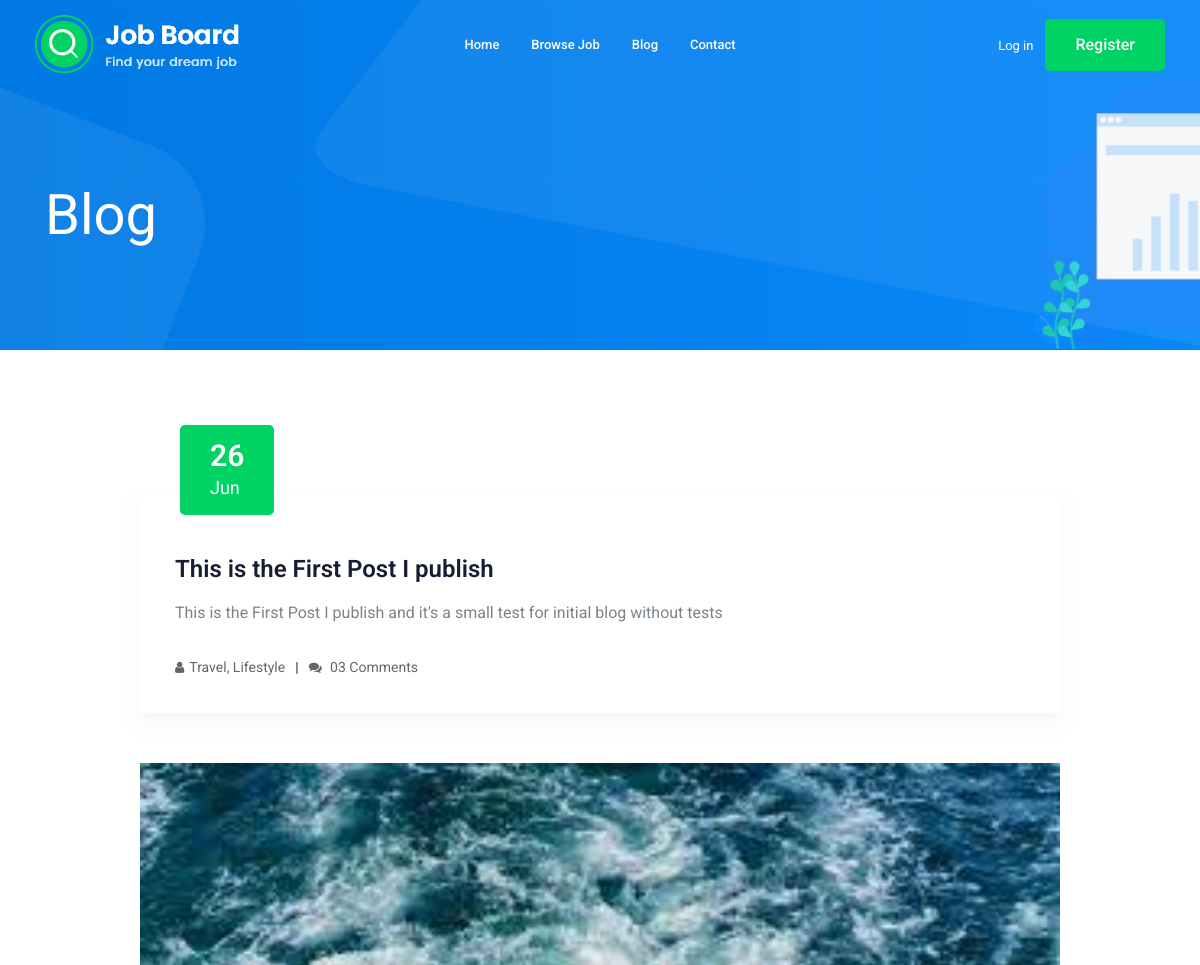
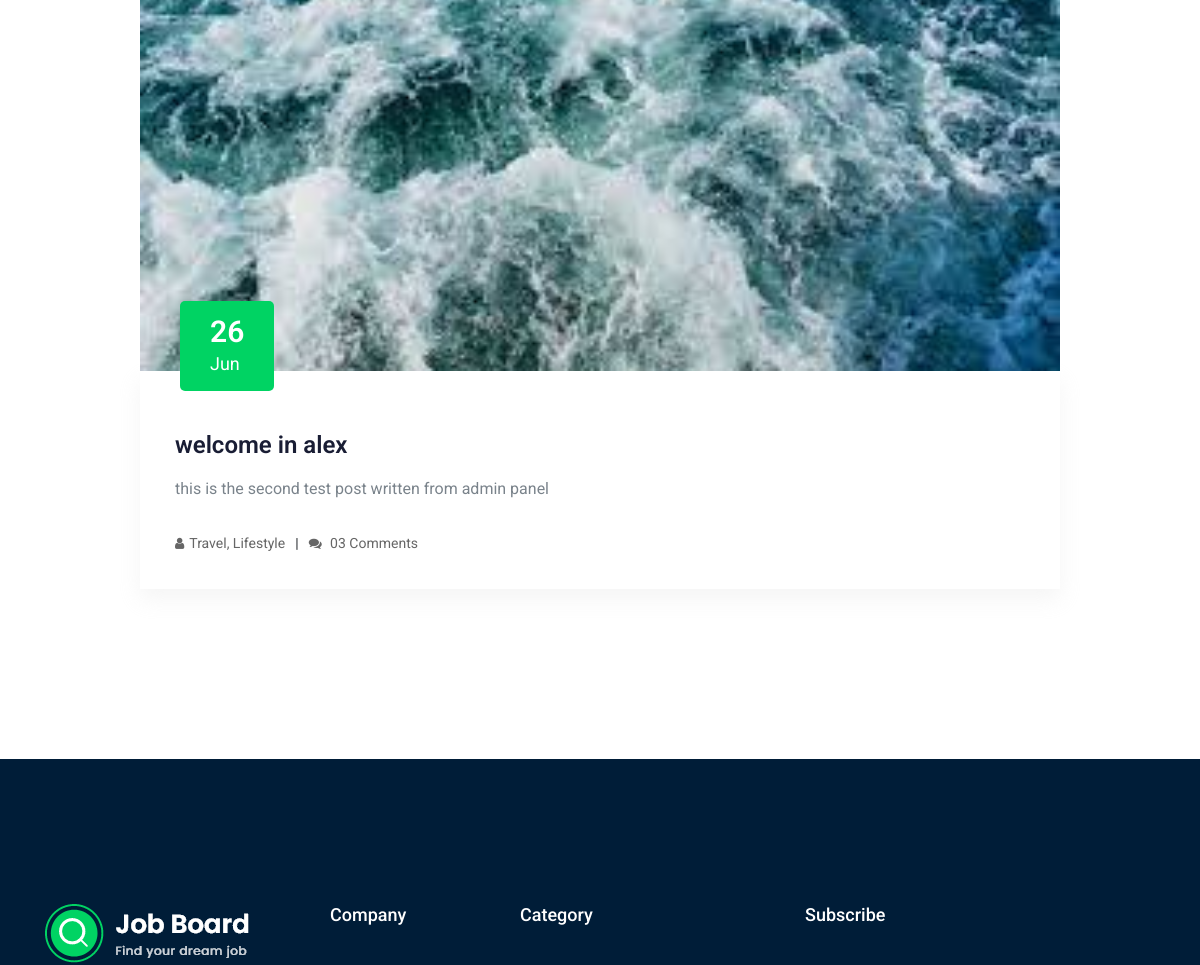
Page /blog/ (upper part) on the earlier database version (2 pictures, top to bottom).
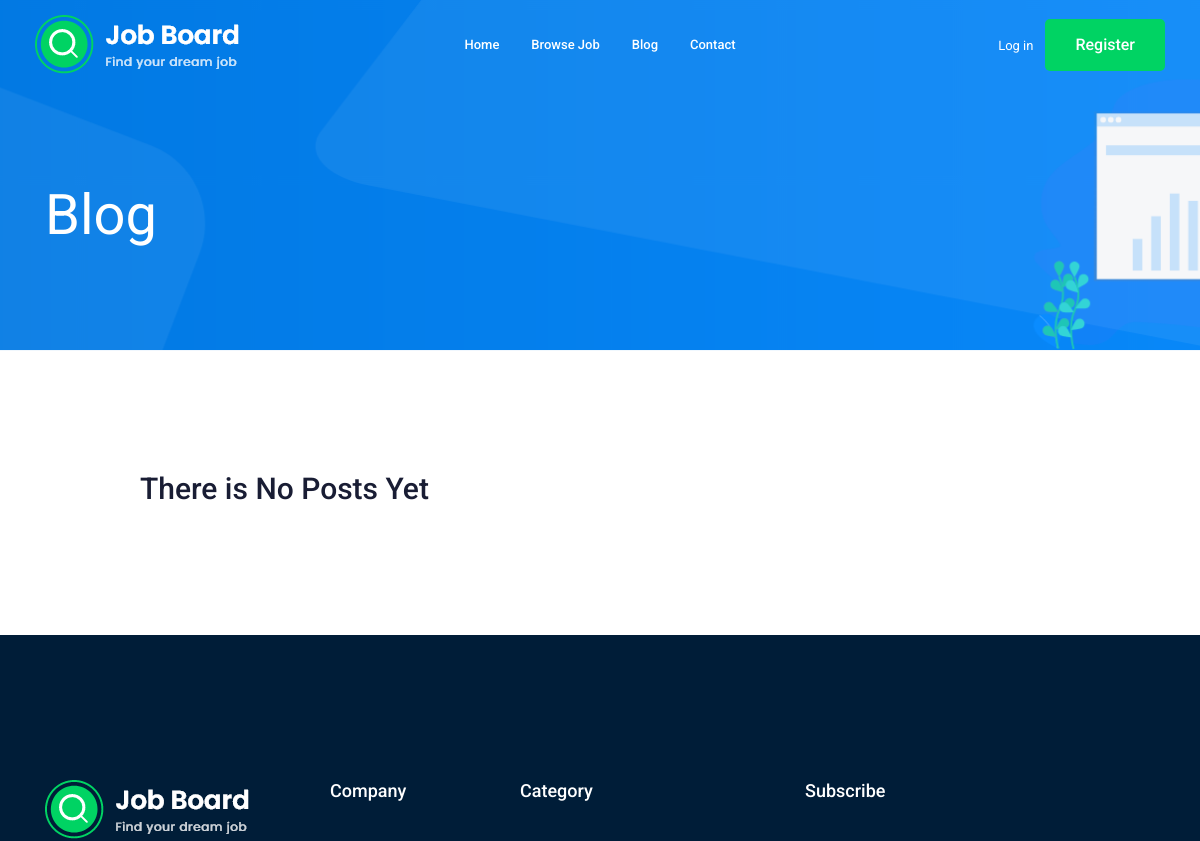
Same page on the later database version.
### blog/models.py (models this page shows, shortened)
class Post(models.Model):
	post_image = models.ImageField(upload_to=post_image,blank=True, null=True)
	publisher = models.ForeignKey(userTips, on_delete=models.CASCADE)
	post_title = models.CharField(max_length=150,blank=True, null=True)
	published_at = models.DateTimeField(auto_now=True)
	post_Content = models.TextField(max_length=2000,blank=True, null=True)

### blog/views.py (the view)
# urls.py: path("",views.blog,name="blog"),
def blog(request):
	return render(request, 'blog/blog.html', {'posts':Post.objects.all()})

### blog/templates/blog/blog.html
{% extends 'base.html' %}
{% load static %}
{% block headerElse %}
    <div class="bradcam_area bradcam_bg_1">
        <div class="container">
            <div class="row">
                <div class="col-xl-12">
                    <div class="bradcam_text">
                        <h3>
                            Blog
                        </h3>
                    </div>
                </div>
            </div>
        </div>
    </div>
{% endblock headerElse %}
{% block body %}
    <section class="blog_area section-padding">
        <div class="container">
            <div class="row">
                <div class="col-lg-10 mx-auto mb-5 mb-lg-0">
                    <div class="blog_left_sidebar">
                        {% if posts|length > 0 %}
                            {% for post in posts %}
                            <article class="blog_item">
                                <div class="blog_item_img">
                                    <img class="card-img rounded-0" src="{{post.post_image.url}}" alt="">
                                    <a href="#" class="blog_item_date">
                                        <h3>{{post.published_at | date:"d"}}</h3>
                                        <p>{{post.published_at | date:"M"}}</p>
                                    </a>
                                </div>
                                <div class="blog_details">
                                    <a class="d-inline-block" href="{% url 'blog:single_blog' post.id %}">
                                        <h2>{{post.post_title}}</h2>
                                    </a>
                                    <p>{{post.post_Content}}</p>
                                    <ul class="blog-info-link">
                                        <li><a href="#"><i class="fa fa-user"></i>Travel, Lifestyle</a></li>
                                        <li><a href="#"><i class="fa fa-comments"></i> 03 Comments</a></li>
                                    </ul>
                                </div>
                            </article>
                            {% endfor %}
                            {% else %}
                            <h2 class="">There is No Posts Yet</h2>
                        {% endif %}
                    </div>
                </div>
            </div>
        </div>
    </section>
    {% endblock body %}

Differences in the rows shown:
removed Post: published_at "26", published_at "Jun", post_title "This is the First Post I publish", post_Content "This is the First Post I publish and it's a small test for initial blog without tests"
removed Post: post_image (placeholder picture), published_at "26", published_at "Jun", post_title "welcome in alex", post_Content "this is the second test post written from admin panel"
Other differences:
text now shown: "There is No Posts Yet"
